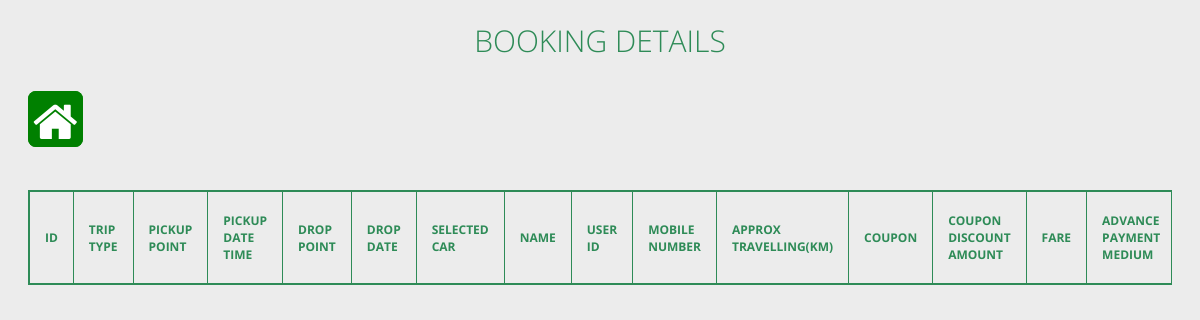
Before: /today with the older database file.
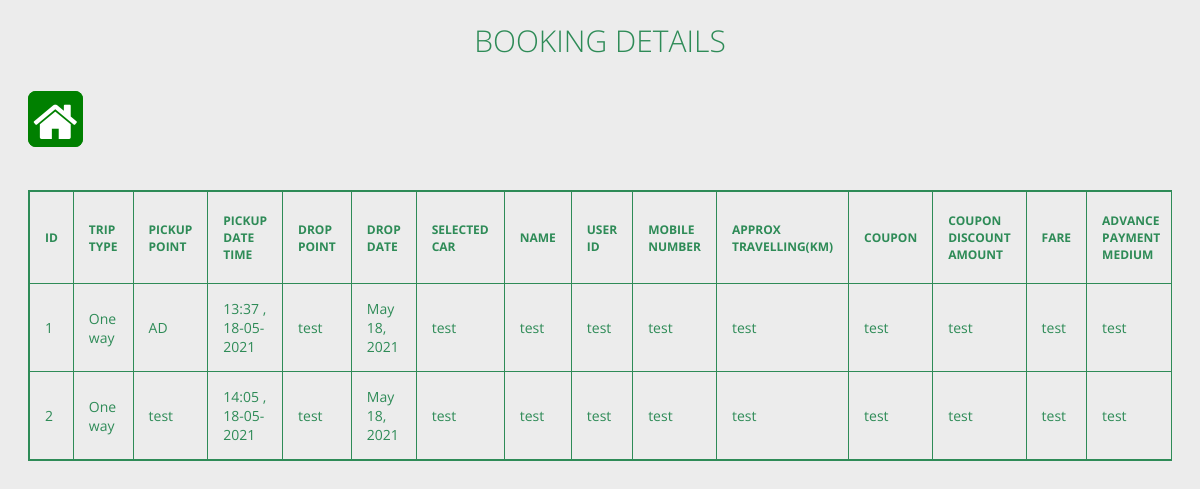
After: the same page with the newer database file.
### app/models.py (models this page shows, shortened)
class BookingDetails(models.Model):
    booking_id = models.AutoField(primary_key=True)
    choice=(('Round trip','Round trip'),('One way','One way'),('Local','Local'))
    trip_type=models.CharField(max_length=50, choices=choice, default='', null=True)
    area=models.ForeignKey(Frompoint,on_delete=models.CASCADE)
    pickup_point=models.CharField(max_length=150)
    Pickup_date_time=models.DateTimeField()
    drop_point=models.CharField(max_length=150)
    drop_date=models.DateField()
    selected_car=models.CharField(max_length=150)
    name = models.CharField(max_length=100)
    user_id = models.CharField(max_length=100)
    mobile_no=models.CharField(max_length=25)
    approx_km_travelling=models.CharField(max_length=50)
    coupon=models.CharField(max_length=150)
    coupon_discount_amount =models.CharField(max_length=50)
    fare=models.CharField(max_length=50)
    advance_payment_medium=models.CharField(max_length=50)
    cash_drop_point=models.CharField(max_length=150,null=True,blank=True)
    transaction_no=models.CharField(max_length=100,null=True,blank=True)
    assign_driver=models.ForeignKey(Driver, on_delete=models.CASCADE, null=True, blank=True)
    reject= models.BooleanField(default=False)

### app/views.py (the view)
# urls.py: path('today', views.today, name='today'),
def today(request):
    date=datetime.date.today()
    bookingdetailss=BookingDetails.objects.all().filter(drop_date=date)
    return render(request,'app/today.html' , {'bookingdetailss':bookingdetailss})

### app/templates/app/today.html (shortened to what this page needs)
{% load static %}
<html lang="en">
<head>
    <link rel="stylesheet" href="{% static 'css/driver.css' %}">
    <link rel="stylesheet" href="{% static 'css/search.css' %}">
    <link rel="stylesheet" href="https://maxcdn.bootstrapcdn.com/font-awesome/4.4.0/css/font-awesome.min.css">
</head>
<body>
    <section>
        <h1>Booking Details</h1><br>
        <a href="/" class="homebtn"><i class="fa fa-home fa-3x fa-inverse" aria-hidden="true" id="ic"></i></a>
        <br><br><br>
        <div class="tbl-content">
          <table cellpadding="0" cellspacing="0" border="1">
            <div class="tbl-header">
                <thead>
                    <tr>
                      <th>Id</th>
                      <th>trip type</th>
                      <th>pickup point</th>
                      <th>pickup date time</th>
                      <th>drop point</th>
                      <th>Drop date</th>
                      <th>selected car</th>
                      <th>name</th>
                      <th>user id</th>
                      <th>Mobile number</th>
                      <th>approx travelling(km)</th>
                      <th>coupon</th>
                      <th>coupon discount amount</th>
                      <th>fare</th>
                      <th>advance payment medium</th>
                    </tr>
                  </thead>
                </div>
            <tbody>
              {% for i in bookingdetailss %}
            <tr>
              <td>{{ i.booking_id }}</td>
              <td>{{ i.trip_type }}</td>
              <td>{{ i.pickup_point }}</td>
              <td>{{ i.Pickup_date_time|date:'H:i , d-m-Y'}}</td>
              <td>{{ i.drop_point }}</td>
              <td>{{ i.drop_date }}</td>
              <td>{{ i.selected_car }}</td>
              <td>{{ i.name }}</td>
              <td>{{ i.user_id }}</td>
              <td>{{ i.mobile_no }}</td>
              <td>{{ i.approx_km_travelling }}</td>
              <td>{{ i.coupon }}</td>
              <td>{{ i.coupon_discount_amount }}</td>
              <td>{{ i.fare }}</td>
              <td>{{ i.advance_payment_medium }}</td>
            </tr>
              {% endfor %}
            </tbody>
          </table>
        </div>
      </section>
</body>
</html>

Changed rows visible on the page:
now on this page (row edited): BookingDetails: booking_id "1", trip_type "One way", pickup_point "AD", Pickup_date_time "13:37 , 18-05-2021", drop_point "test", drop_date "May 18, 2021", selected_car "test", name "test", user_id "test", mobile_no "test", approx_km_travelling "test", coupon "test", coupon_discount_amount "test", fare "test", advance_payment_medium "test"
added BookingDetails: booking_id "2", trip_type "One way", pickup_point "test", Pickup_date_time "14:05 , 18-05-2021", drop_point "test", drop_date "May 18, 2021", selected_car "test", name "test", user_id "test", mobile_no "test", approx_km_travelling "test", coupon "test", coupon_discount_amount "test", fare "test", advance_payment_medium "test"
